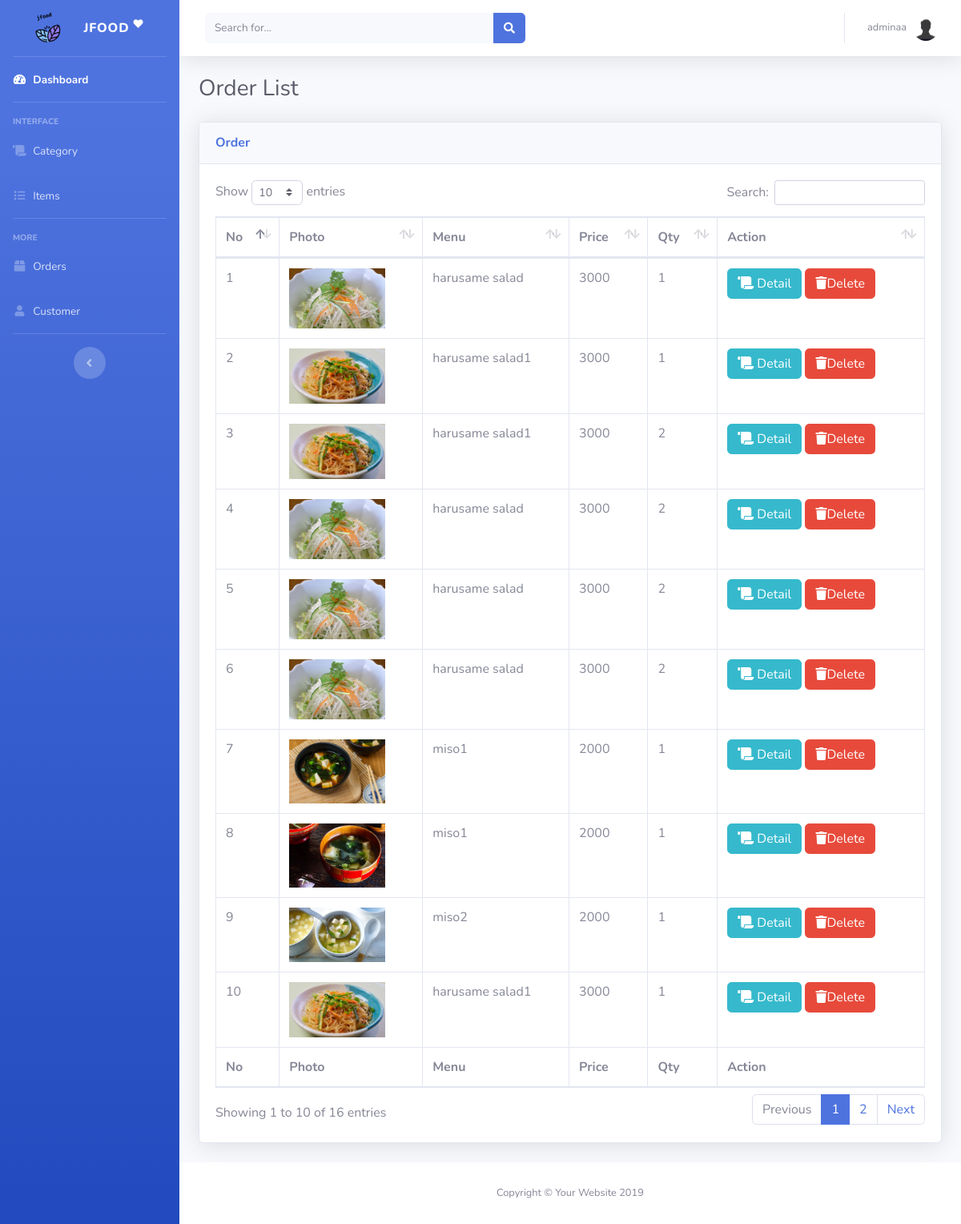
The app's page /order_list.php (signed in) with its own data.
### tables this page shows
CREATE TABLE `order_details` (
  `id` int(11) NOT NULL,
  `voucherno` varchar(255) NOT NULL,
  `order_date` date NOT NULL,
  `item_id` varchar(255) NOT NULL,
  `price` int(11) NOT NULL,
  `photo` varchar(255) NOT NULL,
  `qty` varchar(255) NOT NULL,
  `user_id` varchar(255) NOT NULL
);

CREATE TABLE `items` (
  `id` int(11) NOT NULL,
  `name` varchar(255) NOT NULL,
  `price` int(11) NOT NULL,
  `photo` varchar(255) NOT NULL,
  `category_id` int(11) NOT NULL,
  `description` text NOT NULL
);

### order_list.php (the view, shortened to what this page needs)
<?php
  if(isset($_SESSION['login_user'])  && $_SESSION['login_user']["role"]=="admin"){
 include 'db_connect.php';
 require 'backend_header.php';
?>
   <div class="d-sm-flex align-items-center justify-content-between mb-4">
      <h1 class="h3 mb-0 text-gray-800">Order List</h1>
    </div>
    <div class="card shadow mb-4 mt-4">
            <div class="card-header py-3">
              <h6 class="m-0 font-weight-bold text-primary">Order</h6>
            </div>
            <div class="card-body">
              <div class="table-responsive">
                <table class="table table-bordered " id="dataTable" width="100%" cellspacing="0">
                  <thead>
                    <tr>
                      <th>No</th>
                      <th>Photo</th>
                      <th>Menu</th>
                      <th>Price</th>
                      <th>Qty</th>
                      <th>Action</th>
                    </tr>
                  </thead>
                  <tfoot>
                    <tr>
                      <th>No</th>
                      <th>Photo</th>
                      <th>Menu</th>
                      <th>Price</th>
                      <th>Qty</th>
                      <th>Action</th>
                    </tr>
                  </tfoot>
                  <tbody>
                    <?php
                      $sql = "SELECT order_details.*, items.name as itemsname FROM order_details INNER JOIN items on items.id=order_details.item_id";
                      $stmt = $pdo->prepare($sql);
                      $stmt->execute();
                      $rows = $stmt->fetchAll();
                      $i = 1;
                      foreach($rows as $orders)
                      {
                        $id = $orders['id'];
                        $name = $orders['itemsname'];
                        $price = $orders['price'];
                        $photo = $orders['photo'];
                        $qty = $orders['qty'];
                        $voucher = $orders['voucherno'];
                    ?>
                    <tr>
                      <td><?php echo $i ?></td>
                      <td><img src="<?php echo $photo; ?>" class="img-fluid" width="120px"></td>
                      <td><?php echo $name; ?></td>
                      <td><?php echo $price; ?></td>
                      <td><?php echo $qty; ?></td>
                      <td>
                        <a href="order_detail.php?voucher=<?php echo $voucher ?>" class="btn btn-info">
                          <i class="fas fa-scroll"></i>
                          Detail
                        </a>
                        <a href="order_delete.php?id=<?php echo $id ?>" class="btn btn-danger" onclick="return confirm('Are You sure to delete!!!')"><i class="fas fa-trash"></i>Delete</a>
                      </td>
                    </tr>
                    <?php
                    $i++;
                      }
                    ?>
                  </tbody>
                </table>
              </div>
            </div>
      </div>
<?php
 require 'backend_footer.php';
}
else{
?>
<h1>
  404 error not fonund
</h1>
<?php
}
?>

### records on screen
order_details: photo (picture), item.name "harusame salad", price "3000", qty "1"
order_details: photo (picture), item.name "harusame salad1", price "3000", qty "1"
order_details: photo (picture), item.name "harusame salad1", price "3000", qty "2"
order_details: photo (picture), item.name "harusame salad", price "3000", qty "2"
order_details: photo (picture), item.name "harusame salad", price "3000", qty "2"
order_details: photo (picture), item.name "harusame salad", price "3000", qty "2"
order_details: photo (picture), item.name "miso1", price "2000", qty "1"
order_details: photo (picture), item.name "miso1", price "2000", qty "1"
order_details: photo (picture), item.name "miso2", price "2000", qty "1"
order_details: photo (picture), item.name "harusame salad1", price "3000", qty "1"

### other values on screen
$_SESSION['login_user']['name'] "adminaa"
